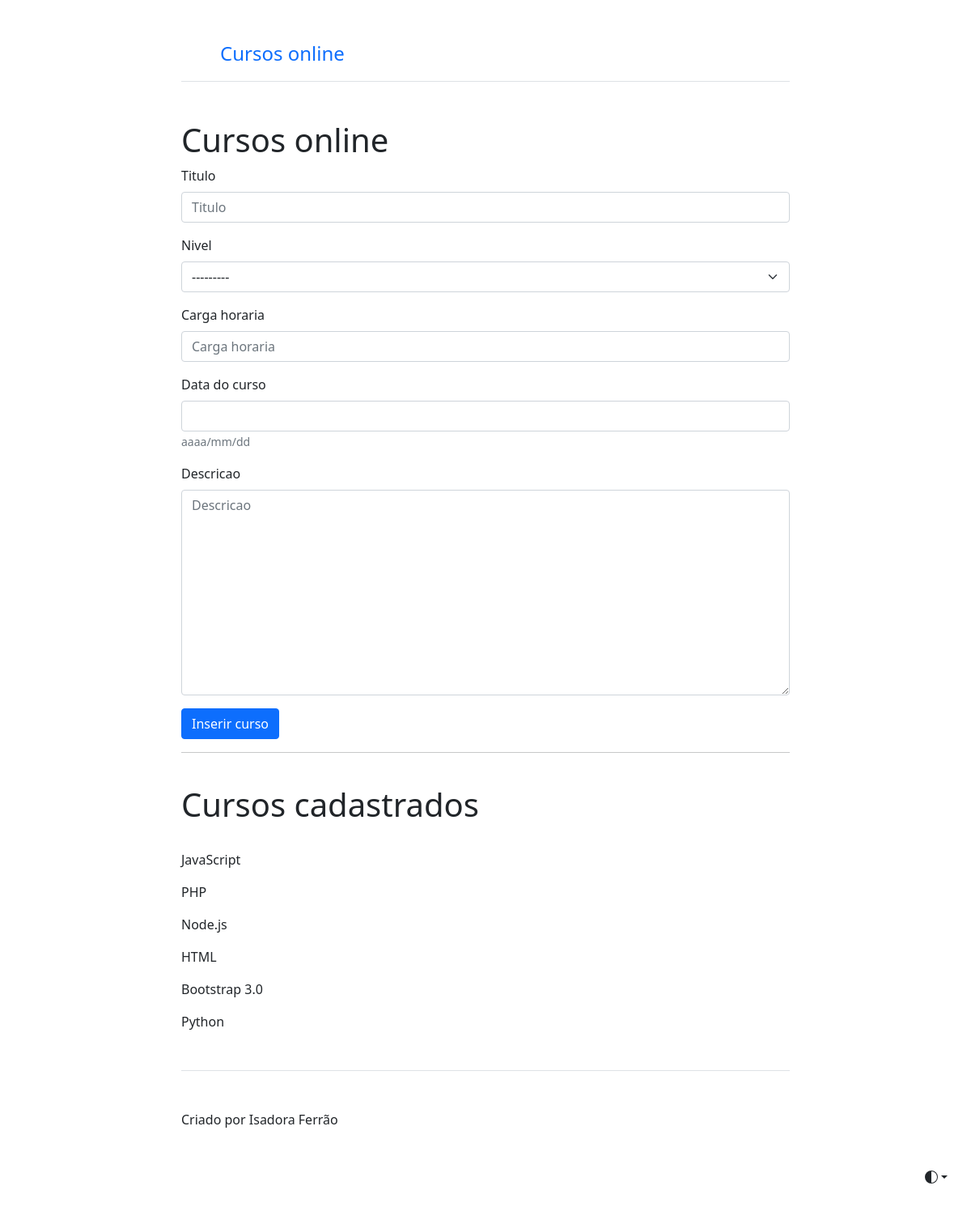
The page /curso/criar_curso/ on the database as committed earlier.
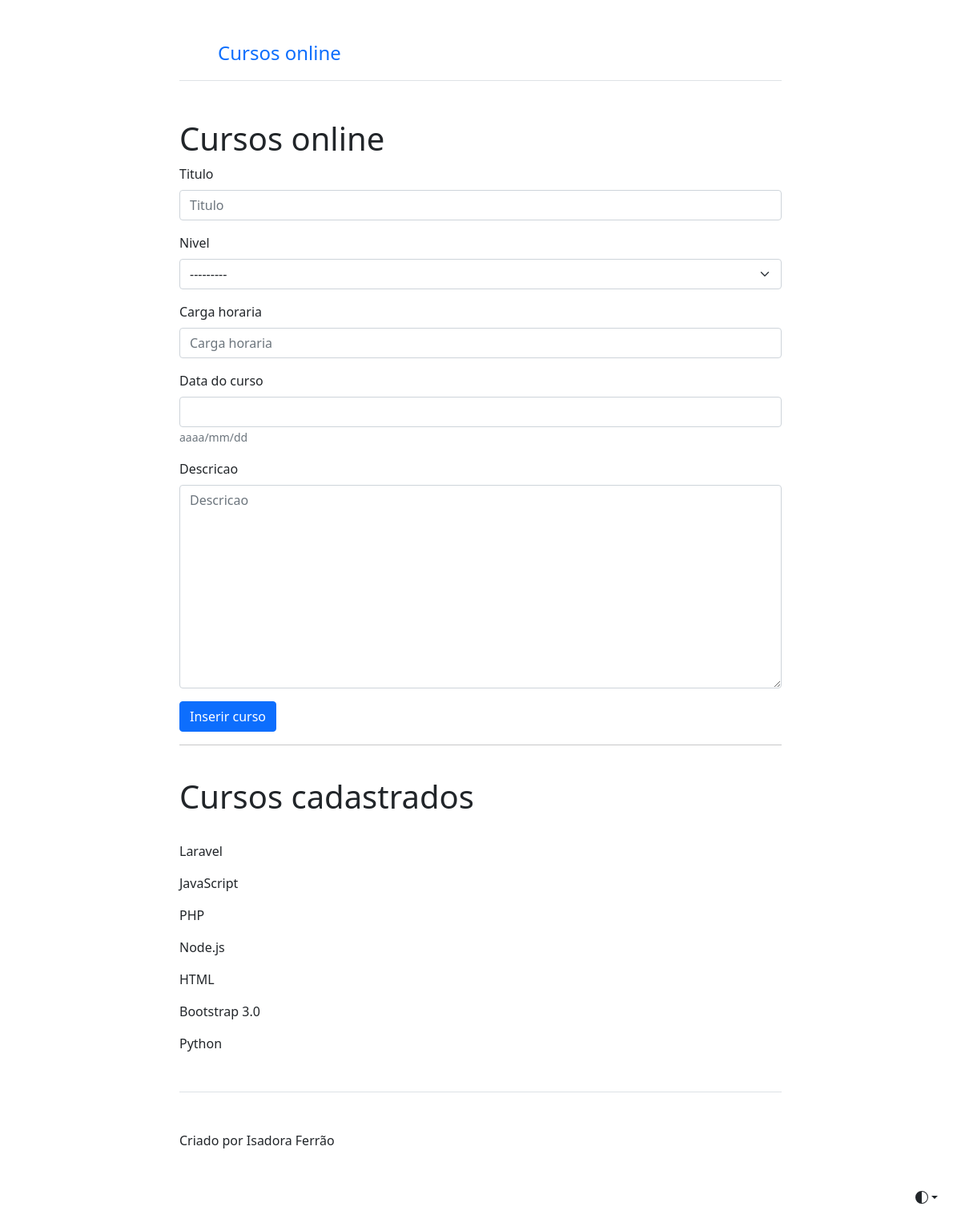
The same page on the database as committed later.
### cursos/models.py (models this page shows, shortened)
class Curso(models.Model):
  niveis_de_curso = (
    ('Iniciante', 'Iniciante'),
    ('Intermediário', 'Intermediário'),
    ('Avançado', 'Avançado')
  )
  titulo = models.CharField(max_length=50)
  nivel = models.CharField(max_length=50, choices=niveis_de_curso)
  carga_horaria = models.IntegerField()
  data_do_curso = models.DateField(help_text='aaaa/mm/dd')
  descricao = models.TextField()
  class Meta:
    verbose_name = 'Cadastro de curso'
    verbose_name_plural = 'Cadastros de cursos'
    ordering = ['-data_do_curso']

### cursos/views.py (the view)
# urls.py: path('criar_curso/', criar_curso, name='criar_curso')
@cache_page(30)
def criar_curso(request):
  cursos = Curso.objects.all()
  form = CursoForm(request.POST or None)
  sucesso = False
  if form.is_valid():
    form.save()
    sucesso = True
  contexto = {
    'form': form,
    'sucesso': sucesso,
    'cursos': cursos,
  }
  return render(request, 'criar_curso.html', contexto)

### cursos/forms.py (shortened to what this page needs)
class CursoForm(forms.ModelForm):
  class Meta:
    model = Curso
    fields = ['titulo','nivel','carga_horaria','data_do_curso','descricao']

### cursos/templates/criar_curso.html (shortened to what this page needs)
{% extends "inicio.html" %}
{% load bootstrap5 %}
{% block principal %}
  <h1 class="text-body-emphasis">Cursos online</h1>
  {% if sucesso %}
    <p class="alert alert-success">Curso cadastrado com sucesso!</p>
  {% else %}
  <form action="" method="POST" id="form">
    {% bootstrap_form form %}
    <button type="submit" class="btn btn-primary btn-block">Inserir curso</button>
  </form>
  <hr>
  <br>
  <h1> Cursos cadastrados </h1> <br>
  {% for curso in cursos %}
    <p> {{curso.titulo}}
  {% endfor %}
  {% endif %}
{% endblock %}

Rows that differ between the two databases and show on the page:
added Curso: titulo "Laravel"
